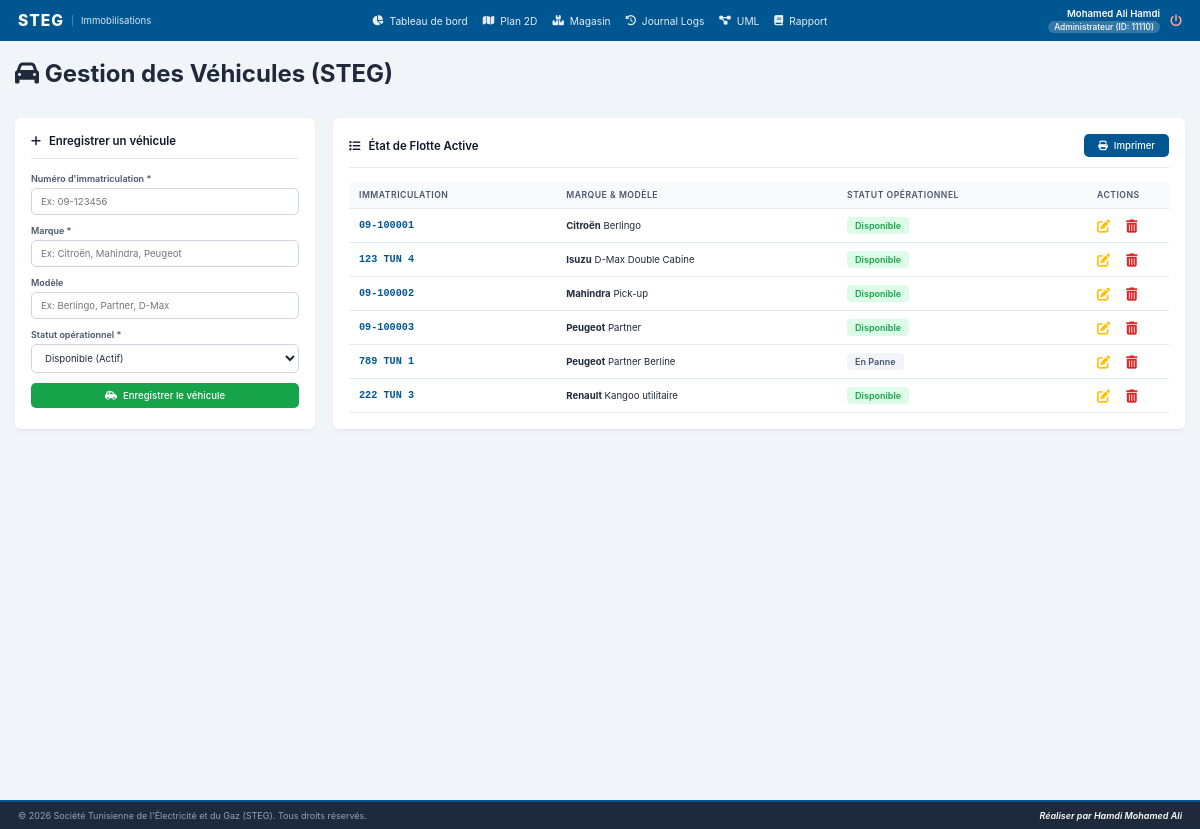
Screenshot of /code/views/gestion_voitures.php (signed in) with the database file from the repository.
### tables this page shows
CREATE TABLE `voitures` (
  `matricule` varchar(9) NOT NULL,
  `marque` varchar(100) NOT NULL,
  `modele` varchar(100) DEFAULT NULL,
  `statut` varchar(50) NOT NULL DEFAULT 'Disponible',
  PRIMARY KEY (`matricule`)
);

### code/views/gestion_voitures.php (the view, shortened to what this page needs)
<?php
require_once '../includes/header.php';
require_once '../includes/navbar.php';
require_once '../config/db.php';
$isEditMode = false;
$form_matricule = '';
$form_marque = '';
$form_modele = '';
$form_statut = '';
$current_page = basename($_SERVER['PHP_SELF']);
$voitures = [];
try {
    $query = "SELECT * FROM voitures ORDER BY marque ASC, modele ASC";
    $voitures = $pdo->query($query)->fetchAll(PDO::FETCH_ASSOC);
} catch (PDOException $e) {
    $errorMsg = "Impossible de charger le parc automobile : " . $e->getMessage();
}
?>
<div class="immo-wrapper">
    <div class="immo-header">
        <h1><i class="fa-solid fa-car"></i> Gestion des Véhicules (STEG)</h1>
    </div>
    <br>
    <div class="immo-grid">
        <div class="immo-card card-form">
            <h2>
                <i class="fa-solid <?= $isEditMode ? 'fa-car-burst' : 'fa-plus' ?>"></i>
                <?= $isEditMode ? "Modifier le véhicule" : "Enregistrer un véhicule" ?>
            </h2>
            <hr>
            <form action="<?= $current_page ?>" method="POST" class="steg-form">
                <div class="form-control">
                    <label for="matricule">Numéro d'immatriculation *</label>
                    <input type="text" id="matricule" name="matricule" required
                           pattern="^09-\d{6}$"
                           maxlength="9"
                           title="L'immatriculation doit être au format '09-' suivi de exactement 6 chiffres (Ex: 09-123456)"
                           placeholder="Ex: 09-123456"
                           value="<?= htmlspecialchars($form_matricule) ?>" <?= $isEditMode ? 'readonly style="background-color: #e9ecef; cursor: not-allowed;"' : '' ?>>
                </div>
                <div class="form-control">
                    <label for="marque">Marque *</label>
                    <input type="text" id="marque" name="marque" required placeholder="Ex: Citroën, Mahindra, Peugeot" value="<?= htmlspecialchars($form_marque) ?>">
                </div>
                <div class="form-control">
                    <label for="modele">Modèle</label>
                    <input type="text" id="modele" name="modele" placeholder="Ex: Berlingo, Partner, D-Max" value="<?= htmlspecialchars($form_modele) ?>">
                </div>
                <div class="form-control">
                    <label for="statut">Statut opérationnel *</label>
                    <select id="statut" name="statut" required>
                        <option value="Disponible" <?= $form_statut === 'Disponible' ? 'selected' : '' ?>>Disponible (Actif)</option>
                    </select>
                </div>
                <button type="submit" class="btn btn-success btn-block">
                    <i class="fa-solid <?= $isEditMode ? 'fa-floppy-disk' : 'fa-car-side' ?>"></i>
                    <?= $isEditMode ? "Mettre à jour" : "Enregistrer le véhicule" ?>
                </button>
            </form>
        </div>
        <div class="immo-card card-table">
            <div style="display: flex; justify-content: space-between; align-items: center;">
                <h2><i class="fa-solid fa-list"></i> État de Flotte Active</h2>
                <button type="button" onclick="window.print();" class="btn btn-primary btn-print" style="padding: 6px 14px;">
                    <i class="fa-solid fa-print"></i> Imprimer
                </button>
            </div>
            <hr>
            <div class="table-scroll">
                <table class="steg-table">
                    <thead>
                        <tr>
                            <th>Immatriculation</th>
                            <th>Marque & Modèle</th>
                            <th>Statut opérationnel</th>
                            <th class="btn-action">Actions</th>
                        </tr>
                    </thead>
                    <tbody>
                        <?php if (empty($voitures)): ?>
                            <tr>
                                <td colspan="4" class="text-center no-data">Aucun véhicule enregistré dans le parc de ce district.</td>
                            </tr>
                        <?php else: ?>
                            <?php foreach ($voitures as $voiture): ?>
                                <tr>
                                    <td class="cell-code">
                                        <?= htmlspecialchars($voiture['matricule']) ?>
                                    </td>
                                    <td class="cell-desc">
                                        <strong><?= htmlspecialchars($voiture['marque']) ?></strong> <?= htmlspecialchars($voiture['modele']) ?>
                                    </td>
                                    <td>
                                        <?php
                                        $statusClass = 'en-attente';
                                        if ($voiture['statut'] === 'En Panne') $statusClass = 'en-attente';
                                        if ($voiture['statut'] === 'Disponible') $statusClass = 'résolu';
                                        if ($voiture['statut'] === 'Réformé') $statusClass = 'rejete'; ?>
                                        <span class="badge-status status-<?= $statusClass ?>">
                                            <?= htmlspecialchars($voiture['statut']) ?>
                                        </span>
                                    </td>
                                    <td class="btn-action" style="white-space: nowrap; width: 10%;">
                                        <a href="<?= $current_page ?>?edit=<?= urlencode($voiture['matricule']) ?>" class="btn-action edit" title="Modifier" style="color: #ca8a04; margin-right: 12px; font-size: 1.1rem; text-decoration: none;">
                                            <i class="fa-solid fa-pen-to-square" style="color: #ffc107; font-size: 1.1rem;"></i>
                                        </a>
                                        <a href="<?= $current_page ?>?delete=<?= urlencode($voiture['matricule']) ?>" class="btn-action delete" title="Supprimer" onclick="return confirm('Êtes-vous sûr de vouloir retirer définitivement du parc le véhicule <?= htmlspecialchars($voiture['marque'] . ' ' . $voiture['modele']) ?> (<?= htmlspecialchars($voiture['matricule']) ?>) ?');" style="color: #dc2626; font-size: 1.1rem; text-decoration: none;">
                                            <i class="fa-solid fa-trash-can"></i>
                                        </a>
                                    </td>
                                </tr>
                            <?php endforeach; ?>
                        <?php endif; ?>
                    </tbody>
                </table>
            </div>
        </div>
    </div>
</div>
<?php
require_once '../includes/footer.php';
?>

### code/css/style.css (style rules this page uses)
:root { --primary-color: #005691; --primary-hover: #003d66; --success-color: #16a34a; --warning-color: #ca8a04; --danger-color: #dc2626; --accent-blue: #3b82f6; --text-dark: #1e293b; --text-light: #64748b; --text-muted: #94a3b8; --bg-main: #0f172a; --bg-card: #1e293b; --bg-light: #f1f5f9; --border-color: #334155; --border-light: #cbd5e1; --card-shadow: 0 3px 5px -1px rgba(0,0,0,0.05), 0 2px 3px -2px rgba(0,0,0,0.05); }
* { margin: 0; padding: 0; box-sizing: border-box; font-family: 'Inter', 'Segoe UI', Tahoma, Geneva, Verdana, sans-serif; }
html { font-size: 12px; }
body { background-color: var(--bg-main); color: var(--text-dark); min-height: 100vh; display: flex; flex-direction: column; }
.btn { display: inline-flex; align-items: center; justify-content: center; gap: 6px; padding: 7px 12px; font-size: 0.8rem; font-weight: 500; border-radius: 5px; border: none; cursor: pointer; transition: all 0.2s ease; text-decoration: none; }
.btn-primary { background-color: var(--primary-color); color: white; }
.btn-success { background-color: var(--success-color); color: white; }
.btn-block { width: 100%; display: flex; }
.badge-status { padding: 3px 8px; border-radius: 4px; font-size: 0.75rem; font-weight: 600; display: inline-flex; align-items: center; gap: 4px; }
.status-en-attente { background-color: #f1f5f9; color: #475569; border-color: #cbd5e1; }
.status-résolu { background-color: #dcfce7; color: #16a34a; border-color: #bbf7d0; }
.steg-form .form-control, .form-group { display: flex; flex-direction: column; margin-bottom: 10px; }
.steg-form .form-control label, .form-group label { font-weight: 600; font-size: 0.75rem; margin-bottom: 4px; color: #475569; }
.steg-form input, .steg-form select, .steg-form textarea, .form-group input { width: 100%; padding: 7px 9px; border: 1px solid var(--border-light); border-radius: 5px; font-size: 0.8rem; color: var(--text-dark); outline: none; transition: border-color 0.2s; background-color: #fff; }
.table-scroll, .table-responsive { overflow-x: auto; width: 100%; }
.steg-table, .dashboard-table { width: 100%; border-collapse: collapse; font-size: 0.8rem; text-align: left; }
.steg-table th, .steg-table td, .dashboard-table th, .dashboard-table td { padding: 8px 10px; border-bottom: 1px solid #e2e8f0; }
.steg-table th, .dashboard-table th { background-color: #f8fafc; color: #475569; font-weight: 600; font-size: 0.72rem; text-transform: uppercase; letter-spacing: 0.5px; }
.cell-code, .cell-user-id, .cell-id-local { font-family: 'Courier New', Courier, monospace; font-weight: 700; color: var(--primary-color); font-size: 0.85rem; }
.dashboard-wrapper, .immo-wrapper, .locaux-wrapper, .pannes-wrapper, .users-wrapper { max-width: 1300px; margin: 0 auto; }
.dashboard-grid, .immo-grid, .locaux-grid, .pannes-grid, .users-grid { display: grid; grid-template-columns: 300px 1fr; gap: 18px; margin-top: 15px; }
.dashboard-section, .immo-card, .locaux-card, .pannes-card, .users-card { background: white; border-radius: 6px; box-shadow: var(--card-shadow); padding: 16px; }
.dashboard-section h2, .immo-card h2, .locaux-card h2, .pannes-card h2, .users-card h2 { font-size: 0.95rem; color: #0f172a; font-weight: 600; display: flex; align-items: center; gap: 8px; }
.dashboard-section hr, .immo-card hr, .locaux-card hr, .pannes-card hr, .users-card hr { border: 0; height: 1px; background: #e2e8f0; margin: 10px 0 14px; }

### rows the page displays
voitures: matricule "09-100001", marque "Citroën", modele "Berlingo", statut "Disponible"
voitures: matricule "123 TUN 4", marque "Isuzu", modele "D-Max Double Cabine", statut "Disponible"
voitures: matricule "09-100002", marque "Mahindra", modele "Pick-up", statut "Disponible"
voitures: matricule "09-100003", marque "Peugeot", modele "Partner", statut "Disponible"
voitures: matricule "789 TUN 1", marque "Peugeot", modele "Partner Berline", statut "En Panne"
voitures: matricule "222 TUN 3", marque "Renault", modele "Kangoo utilitaire", statut "Disponible"

### other values shown
$_SESSION['nom'] "Mohamed Ali Hamdi"
$_SESSION['labelProfil'] "Administrateur"
$userIdFormate "11110"
